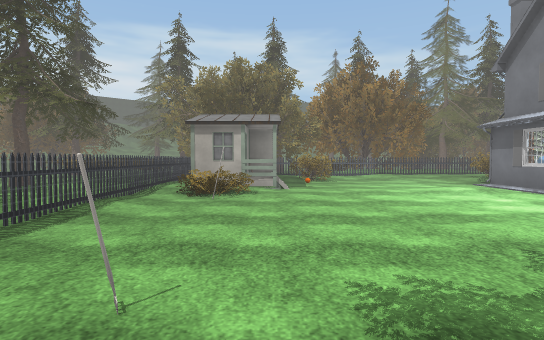
View 1 (above)

22 first-person views from a walk through a scene from a Unity 3-D project. The camera is 1.3 m above the floor, tilts 2° down and sees 80° across. Doors are open. The floor is counted in squares, 2 m on a side. Each view is taken from the middle of a square. On the plan, view 1 faces up. The plan holds only what a view shows up to about 10 squares ahead; the rest is blank. The place goes on beyond the plan. The player is left out. Some animated figures are not drawn. Some surface patterns are stand-ins.

View 2
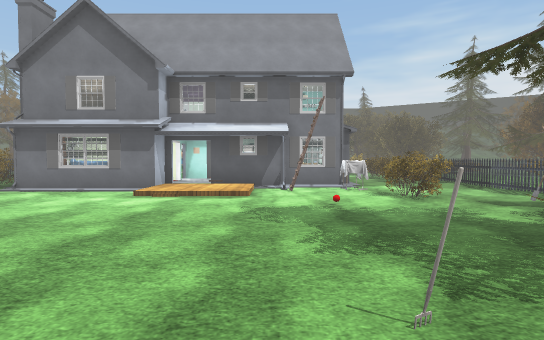

View 3
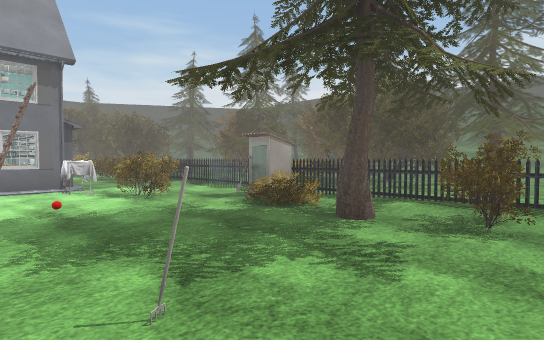

View 4
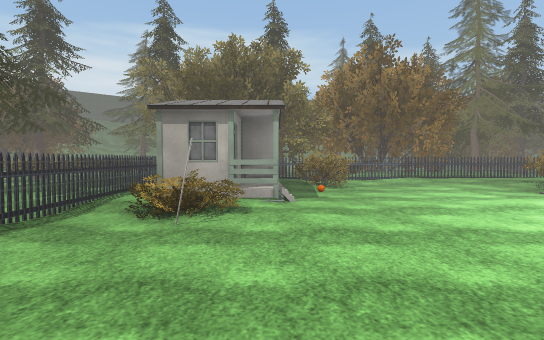

View 5
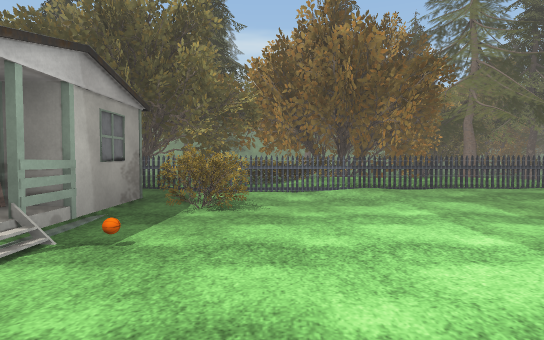

View 6
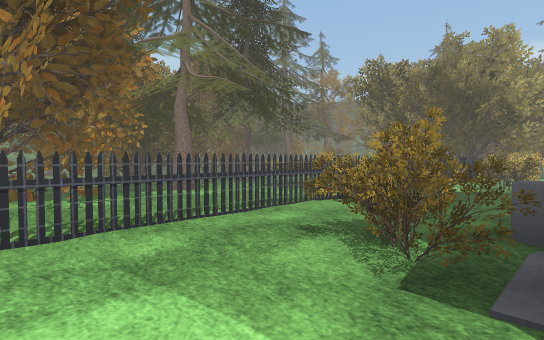

View 7
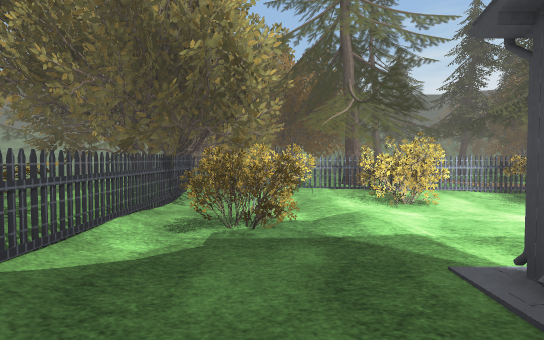

View 8
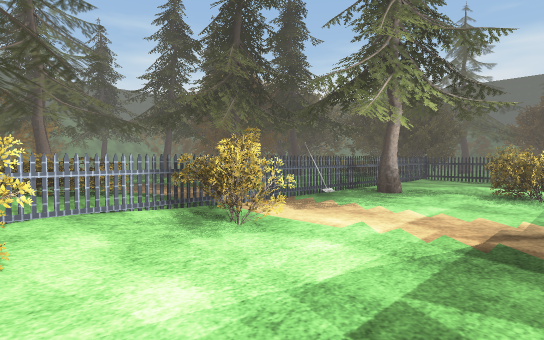

View 9
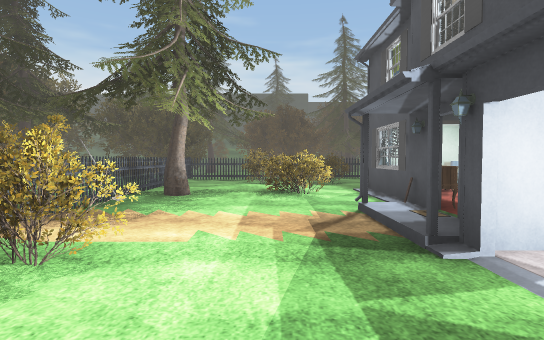

View 10
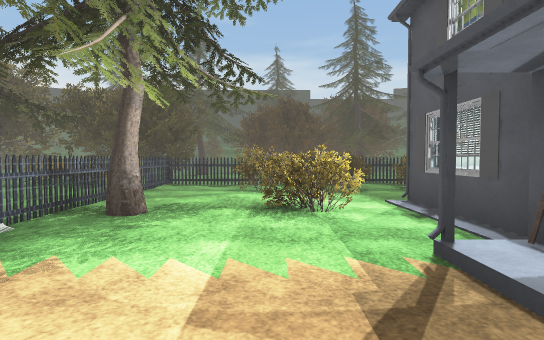

View 11
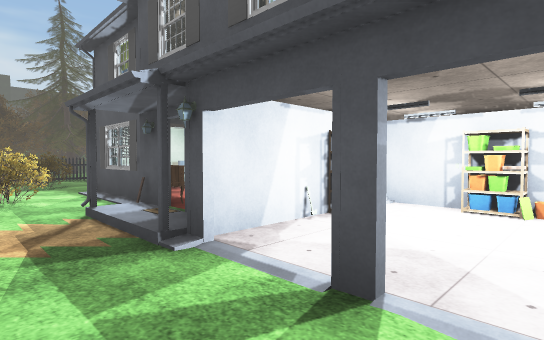

View 12
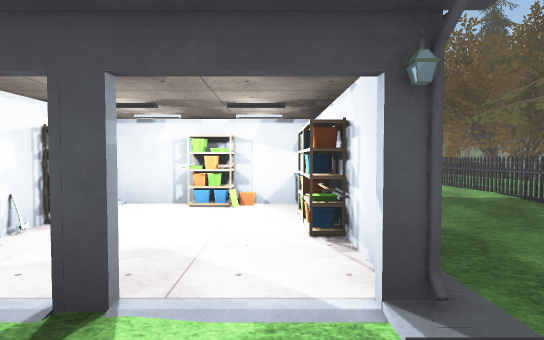

View 13
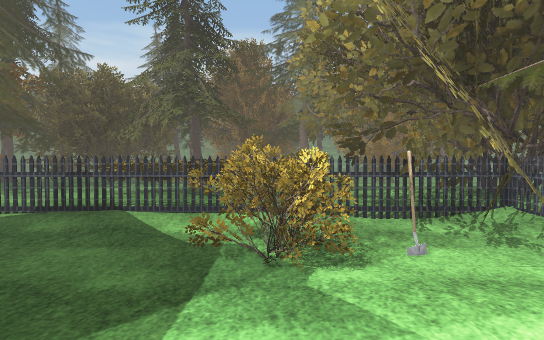

View 14
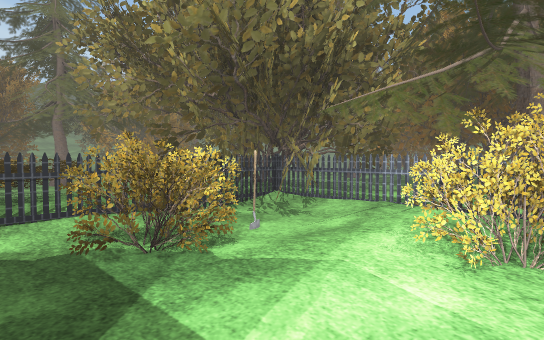

View 15
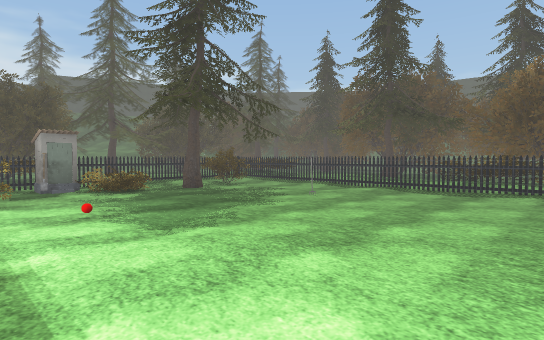

View 16
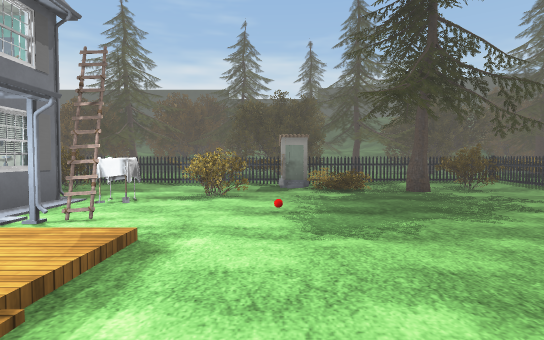

View 17
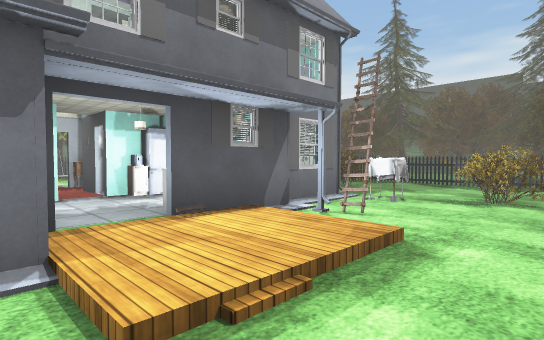

View 18
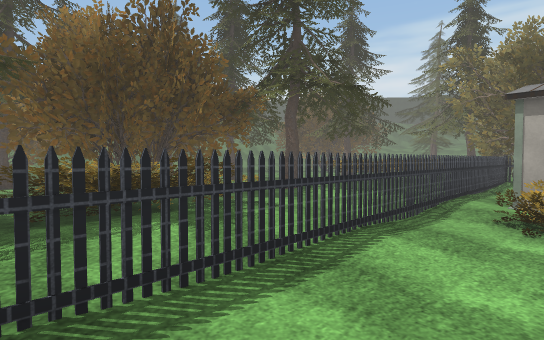

View 19
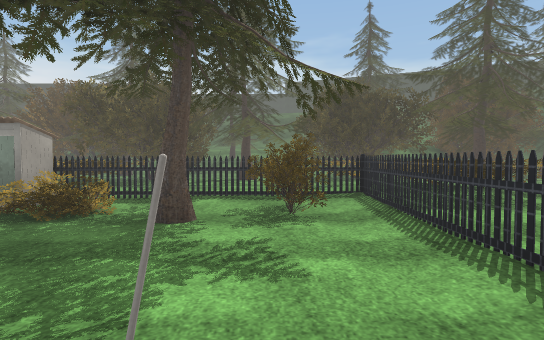

View 20
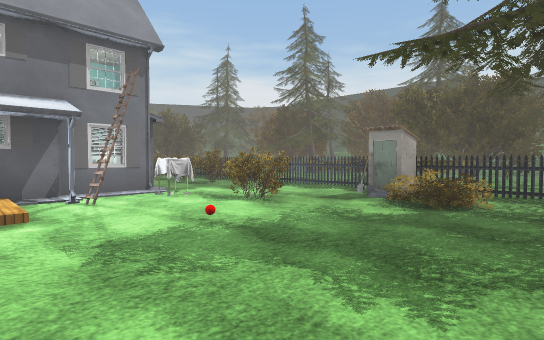

View 21
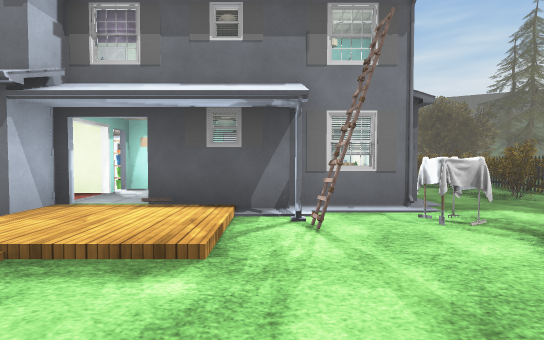

View 22
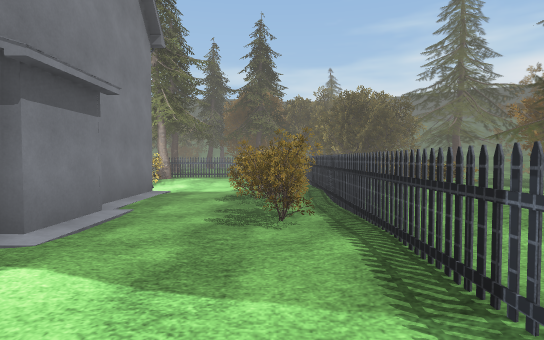

### Floor plan
Key: @ floor where view 1 was taken; # wall or solid block; x gap in a wall; . main floor; : floor 0.25 m higher than the main floor; + floor 0.5 m higher than the main floor; * floor 1 m higher than the main floor; % floor 1.25 m higher than the main floor; / step, stairs or slope; D open door; = window, fence, low wall or low ledge; T tree; F fence; B barn; U bush; H house; P pine tree; G garage; R fridge; L ladder; I toilet; S shovel; A gate; O other object.
Columns run from 5 left of view 1 to 17 right of it. Each row starts with its distance up from view 1.
 13   T T #=########O#  TT
 12   TTTT#==##  ==%*# TTT#
 11   #TTT#==#PPP :+*##TTT#
 10   #FF:FFFFF:FFFFF#FFFT#
  9  ##F BU....U:....USFF=P
  8    O  .....H  G .:UP##
  7 # PFBB.../  G.O...UF##
  6 #  F=......O ....../F==
  5 =# FO...... # .G#.UUF==
  4 ==:F...../ D:O##...A#P
  3 ==:F...../  OROO..POFP
  2 P#:........     ....#
  1   :FO.....LOO O UUxF#
  0   :F.@...U#. ###.::.F
 -1  P:F...=OU.......U..F:
 -2  ##FUPP=I...UUUUUUU.FPP
 -3  ##FF#FFFFF#FFFFO#FFTP=
 -4   ##:P .####:::=    TT#
 -5   ##   ### #   ##   TTT

Where each view was taken, in squares from view 1:
view 1: 0 up, 0 right, facing up
view 2: 2 up, 2 left, facing right
view 3: 2 up, 2 left, facing down-right
view 4: 2 up, 0 right, facing up
view 5: 5 up, 2 right, facing up
view 6: 8 up, 4 right, facing up-right
view 7: 9 up, 9 right, facing right
view 8: 7 up, 11 right, facing down-right
view 9: 7 up, 12 right, facing down
view 10: 5 up, 12 right, facing down
view 11: 7 up, 12 right, facing down-left
view 12: 7 up, 12 right, facing left
view 13: 7 up, 12 right, facing up
view 14: 7 up, 11 right, facing up-right
view 15: 5 up, 4 right, facing down-left
view 16: 5 up, 3 right, facing down
view 17: 5 up, 3 right, facing down-right
view 18: 2 up, 1 left, facing up-left
view 19: 2 up, 1 left, facing down
view 20: 3 up, 0 right, facing down-right
view 21: 2 up, 2 right, facing right
view 22: 2 down, 4 right, facing right
